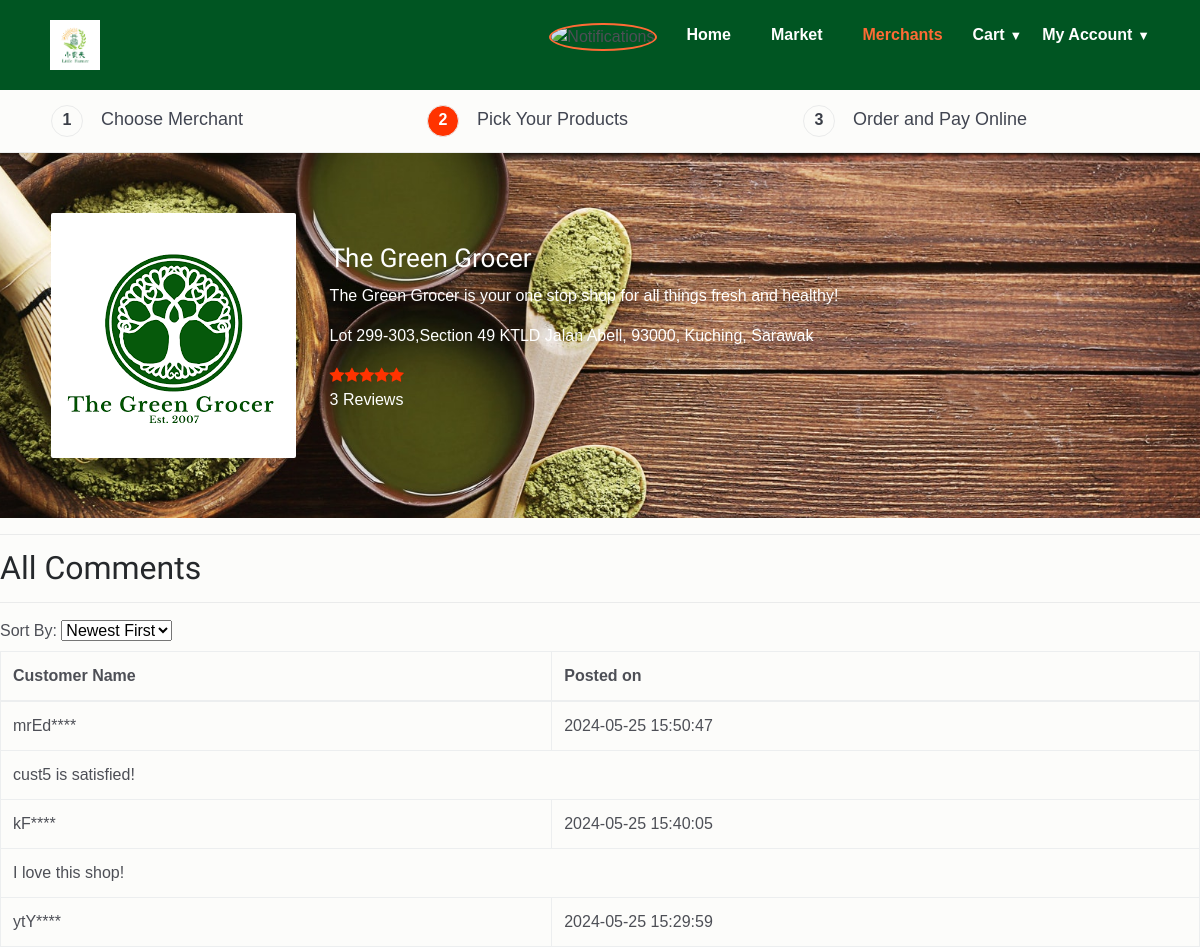
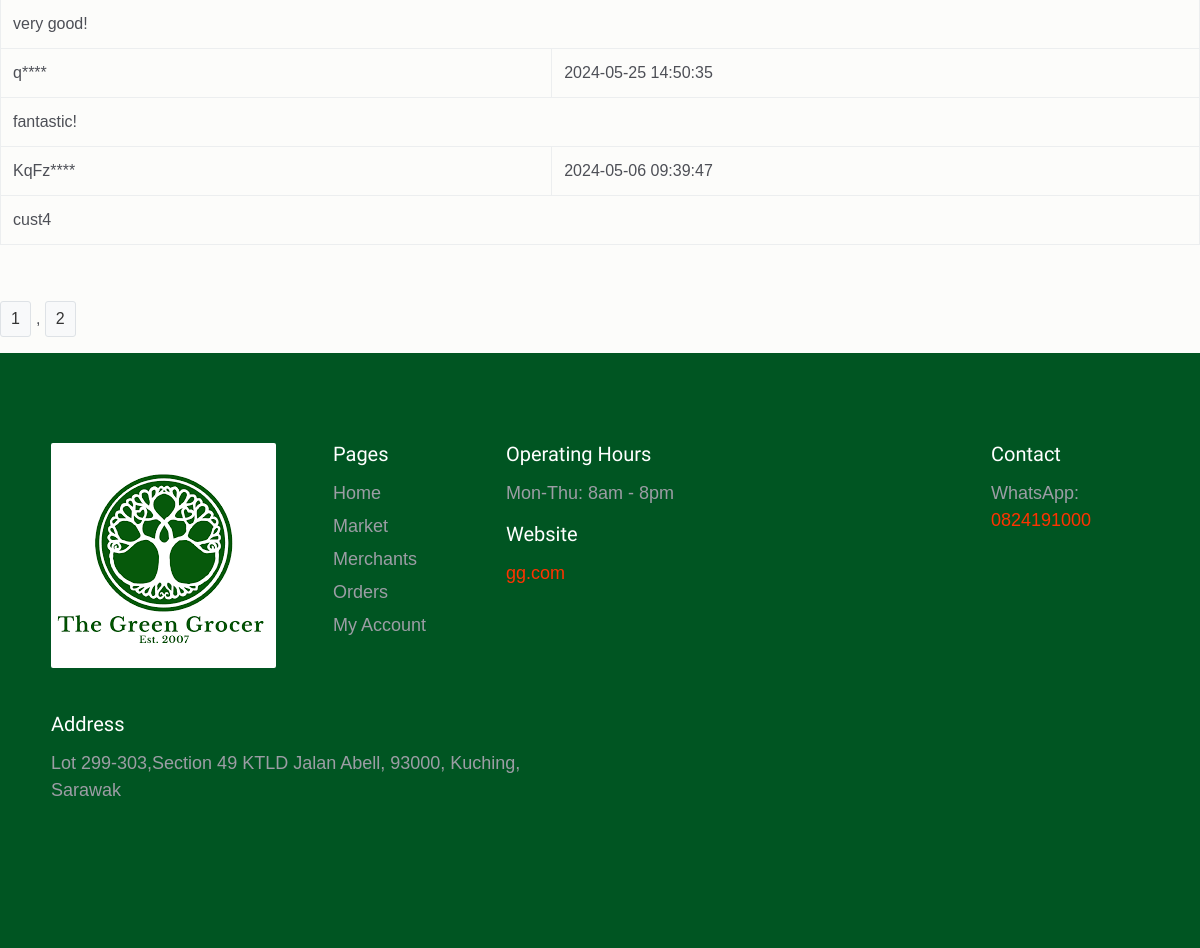
Screenshot of /all_comments.php?merchant=52 (signed in) with the database file from the repository (2 pictures, top to bottom).
### tables this page shows
CREATE TABLE `restaurant` (
  `rs_id` int(222) NOT NULL,
  `c_id` int(222) NOT NULL,
  `title` varchar(222) NOT NULL,
  `email` varchar(222) NOT NULL,
  `phone` varchar(222) NOT NULL,
  `url` varchar(222) NOT NULL,
  `o_hr` varchar(222) NOT NULL,
  `c_hr` varchar(222) NOT NULL,
  `o_days` varchar(222) NOT NULL,
  `address` text NOT NULL,
  `image` text NOT NULL,
  `date` timestamp NOT NULL DEFAULT current_timestamp() ON UPDATE current_timestamp(),
  `description` text NOT NULL
);

CREATE TABLE `user_comments` (
  `id` int(11) NOT NULL,
  `user_id` int(11) DEFAULT NULL,
  `res_id` int(11) DEFAULT NULL,
  `comment` text DEFAULT NULL,
  `created_at` timestamp NOT NULL DEFAULT current_timestamp()
);

### all_comments.php (the view, shortened to what this page needs)
<!DOCTYPE html>
<html lang="en">
<head>
    <link href="css/bootstrap.min.css" rel="stylesheet">
    <link href="css/font-awesome.min.css" rel="stylesheet">
    <link href="css/animsition.min.css" rel="stylesheet">
    <link href="css/animate.css" rel="stylesheet">
    <link href="css/style.css" rel="stylesheet">
</head>
<body class="home">
<?php
include("config/connect.php");
?>
    <?php
    include("includes/header.php");
    ?>
    <div class="page-wrapper" >
        <div class="top-links">
            <div class="container">
                <ul class="row links">
                    <li class="col-xs-12 col-sm-4 link-item"><span>1</span><a href="merchants.php">Choose Merchant</a></li>
                    <li class="col-xs-12 col-sm-4 link-item active"><span>2</span><a href="products.php?merchant=<?php echo $_GET['merchant']; ?>">Pick Your Products</a></li>
                    <li class="col-xs-12 col-sm-4 link-item"><span>3</span><a href="#">Order and Pay Online</a></li>
                </ul>
            </div>
        </div>
        <?php
            $ress = mysqli_query($db,"select * from restaurant where rs_id='$_GET[merchant]'");
            $rows = mysqli_fetch_array($ress);
        ?>
        <section class="inner-page-hero bg-image" data-image-src="images/img/dish.jpeg">
            <div class="profile">
                <div class="container">
                    <div class="row">
                        <div class="col-xs-12 col-sm-12  col-md-4 col-lg-4 profile-img">
                            <div class="image-wrap">
                                <figure><?php echo '<img src="seller/'.$rows['image'].'" alt="Merchant logo">'; ?></figure>
                            </div>
                        </div>
                        <div class="col-xs-12 col-sm-12 col-md-8 col-lg-8 profile-desc">
                            <div class="pull-left right-text white-txt">
                                <h6><a href="#"><?php echo $rows['title']; ?></a></h6>
                                <p><?php echo $rows['description']; ?></p>
                                <p><?php echo $rows['address']; ?></p>
                                <div class="featured-restaurants">
                                    <div class="nav-item ratings">
                                        <span>
                                        <?php
                                        $ratingQuery = "SELECT AVG(rating) AS average_rating, COUNT(rating) AS rating_count FROM user_ratings WHERE res_id = ".$_GET['merchant'];
                                        $ratingResult = mysqli_query($db, $ratingQuery);
                                        $ratingRow = mysqli_fetch_assoc($ratingResult);
                                        for ($i = 1; $i <= number_format($ratingRow['average_rating']); $i++) {
                                            echo '<i class="fa fa-star active"></i>';
                                        }
                                        ?>
                                        <p><?php echo $ratingRow['rating_count'];?> Reviews</p>
                                        </span>
                                        </div>
                                    </div>
                                </div>
                            </div>
                        </div>
                    </div>
                </div>
            </div>
<hr class="mb-1">
        <h2>All Comments</h2>
        <hr class="mb-1">
    <?php
    include("config/connect.php");
    $res_id = $_GET['merchant'];
    $sortOrder = isset($_GET['sort']) ? $_GET['sort'] : 'desc';
    $currentPage = isset($_GET['page']) ? $_GET['page'] : 1;
    $commentsPerPage = isset($_GET['per_page']) ? $_GET['per_page'] : 5;
    $offset = ($currentPage - 1) * $commentsPerPage;
    $totalCountQuery = "SELECT COUNT(*) AS total FROM user_comments WHERE res_id = $res_id";
    $totalCountResult = mysqli_query($db, $totalCountQuery);
    $totalCountRow = mysqli_fetch_assoc($totalCountResult);
    $totalComments = $totalCountRow['total'];
    $totalPages = ceil($totalComments / $commentsPerPage);
    $query = "SELECT * FROM user_comments WHERE res_id = $res_id ORDER BY created_at $sortOrder LIMIT $offset, $commentsPerPage";
    $result = mysqli_query($db, $query);
    $commentsForPage = mysqli_fetch_all($result, MYSQLI_ASSOC);
    ?>
    <div class="sorting-options">
        <form action="" method="GET">
            <label for="sort">Sort By:</label>
            <select id="sort" name="sort" onchange="this.form.submit()">
                <option value="desc" <?php echo ($sortOrder == 'desc' ? 'selected' : ''); ?>>Newest First</option>
            </select>
        </form>
    </div>
    <div class="table-responsive">
        <table class="table table-bordered">
            <thead>
                <tr>
                    <th>Customer Name</th>
                    <th>Posted on</th>
                </tr>
            </thead>
            <tbody>
                <?php
                function generateRandomName() {
                    $characters = 'abcdefghijklmnopqrstuvwxyzABCDEFGHIJKLMNOPQRSTUVWXYZ';
                    $length = rand(5, 8);
                    $name = '';
                    for ($i = 0; $i < $length; $i++) {
                        $name .= $characters[rand(0, strlen($characters) - 1)];
                    }
                    return substr_replace($name, '****', -4);
                }
                $generatedNames = array();
                foreach ($commentsForPage as $row) {
                    if (!isset($generatedNames[$row['user_id']])) {
                        $generatedNames[$row['user_id']] = generateRandomName();
                    }
                    echo '<tr>';
                    echo '<td>' . $generatedNames[$row['user_id']] . '</td>';
                    echo '<td>' . $row['created_at'] . '</td>';
                    echo '</tr>';
                    echo '<tr>';
                    echo '<td colspan="3">' . $row['comment'] . '</td>';
                    echo '</tr>';
                }
                ?>
            </tbody>
        </table>
    </div>
    <div class="pagination">
        <?php
        for ($i = 1; $i <= $totalPages; $i++) {
            if ($i > 1) {
                echo ', ';
            }
            echo '<a href="all_comments.php?merchant=' . $res_id . '&per_page=' . $commentsPerPage . '&page=' . $i . '&sort=' . $sortOrder . '">' . $i . '</a>';
        }
        ?>
    </div>
    <?php
    include("includes/footer_seller.php");
    ?>
</body>
</html>

### includes/footer_seller.php
<?php
include("config/connect.php");
if (isset($_GET['merchant']))
{
    $d_id = $_GET['merchant'];
}
$query = "SELECT * from restaurant where rs_id = ".$d_id;
$result = mysqli_query($db, $query);
$row = mysqli_fetch_assoc($result);
?>
<footer class="footer">
    <div class="container">
        <div class="row top-footer">
            <div class="col-xs-12 col-sm-3 footer-logo-block color-gray">
                <img class="img-rounded" width="225" height="225" src="seller/<?php echo $row['image'];?>" alt="seller logo">
            </div>
            <div class="col-xs-12 col-sm-2 pages color-gray">
                <h5>Pages</h5>
                <ul>
                    <li><a href="index.php">Home</a> </li>
                    <li><a href="market.php">Market</a> </li>
                    <li><a href="merchants.php">Merchants</a> </li>
                    <li><a href="your_orders.php">Orders</a> </li>
                    <li><a href="your_account.php">My Account</a> </li>
                </ul>
            </div>
            <div class="col-xs-12 col-sm-2 how-it-works-links color-gray">
                <div class="row">
                    <?php
                    if ($row['o_days'] != "")
                    {
                    echo '<h5>Operating Hours</h5>';
                    $openings = $row['o_days'];
                    if (($row['o_hr'] != "") && ($row['c_hr'] != ""))
                    {
                        $openings=$openings.": ".$row['o_hr']." - ".$row['c_hr'];
                    }
                    echo '<p>'.$openings.'</p>';
                    }
                    ?>
                </div>
                <div class="row">
                    <?php
                    if ($row['url'] != "")
                    {
                    echo '<h5>Website</h5>';
                    echo '<a href="http://'.$row['url'].'">'.$row['url'].'</a>';
                    }
                    ?>
                </div>
            </div>
            <div class="col-xs-12 col-sm-3 popular-locations color-gray">
            </div>
            <div class="col-xs-12 col-sm-2 WhatsApp color-gray">
                <?php
                if ($row['phone'] != "")
                {
                echo '<h5>Contact</h5>';
                echo '<p>WhatsApp:<a href="http://api.whatsapp.com/send?phone=6'.$row['phone'].'"><br/>'.$row['phone'].'</a></p>';
                }
                ?>
            </div>
        </div>
        <div class="bottom-footer">
            <div class="row">
                <div class="col-xs-12 col-sm-6 address color-gray">
                    <?php
                    if ($row['address'] != "")
                    {
                    echo '<h5>Address</h5>';
                    echo '<p>'.$row['address'].'</p></div>';
                    }
                    ?>
            </div>
        </div>
    </div>
</footer>

### css/style.css (style rules this page uses)
body { background: rgba(252, 251, 249, 0.68); font-size: 1rem; color: #4d4f56; font-weight: 400; overflow-x: hidden; }
.h1, .h2, .h3, .h4, .h5, .h6, h1, h2, h3, h4, h5, h6 { font-family: "Source Sans Pro", sans-serif; color: #25282b; }
a { color: #f30; }
ul { list-style-type: none; padding: 0; }
hr { margin-top: 1rem; margin-bottom: 1rem; border: 0; border-top: 1px solid #eaebeb; }
.container { max-width: 1270px; width: 94%; }
.page-wrapper { padding-top: 0px; }
.form-control-lg, .dropdown-menu, .btn, .btn-group-lg > .btn, .btn-lg, .img-rounded { border-radius: 2px; }
.table-responsive { margin-bottom: 20px; }
.pagination { margin-top: 20px; }
.pagination a { display: inline-block; padding: 5px 10px; margin-right: 5px; background-color: #f8f9fa; border: 1px solid #dee2e6; border-radius: 3px; color: #333; }
.top-links { padding: 15px 0; border-bottom: 1px solid #eaebeb; }
.top-links ul { margin-bottom: 0; }
.link-item a { font-size: 18px; color: #414551; }
.link-item.active span { background-color: #f30; color: #fff; }
.links { display: block; }
.links span { border: 1px solid #eaebeb; border-radius: 100px; width: 32px; height: 32px; color: #3a3e47; font-weight: 600; display: inline-block; margin-right: 18px; text-align: center; line-height: 28px; -webkit-transition: all .3s; transition: all .3s; }
.featured-restaurants { padding: 0; position: relative; }
.featured-restaurants .cost, .featured-restaurants .mins, .featured-restaurants .ratings { font-size: 1rem; display: inline-block; }
.featured-restaurants .ratings span i { color: #f30; }
footer { background-color: #005522; padding: 90px 0; z-index: 1; position: relative; }
footer h5 { color: #fff; font-family: "Source Sans Pro", sans-serif; margin-bottom: 15px; }
.footer-logo-block img { display: block; margin-bottom: 15px; }
footer p, footer, footer span { font-weight: 300; color: #9c9da5; font-size:18px; }
footer ul li { margin-bottom: 6px; }
footer ul li a { color: #9c9da5; transition: all .3s; font-size:18px; }
.how-it-works-links { margin-bottom: 70px; }
.address p { margin-bottom: 35px; }
footer li a { line-height: 20px; display: inline-block; }
.inner-page-hero { padding-top: 5%; padding-bottom: 5%; }
.image-wrap { border-radius: 2px; padding: 10px; float: left; background: #fff; }
.image-wrap figure { background: #FFF; border-radius: 2px; display: block; overflow: hidden; float: left; margin-bottom: 0; }
.image-wrap figure img { max-width: 100%; display: block; }
.profile p { color: #fff; }
.profile-desc h6 a { font-size: 26px; line-height: 31px; color: #fff; }
.profile-img { width: 24.7%; }
.profile .right-text span { margin-bottom: 8px; display: block; }
.profile-desc h6 { display: inline-block; margin-right: 3rem; margin-bottom: 10px; }
.profile-desc .right-text { width: 100%; border-right: 0; color: rgba(255, 255, 255, .5); margin-top: 30px; }

### landing/style.css (style rules this page uses)
* { margin: 0; padding: 0; box-sizing: border-box; }
html, body { height: 100%; font-family: 'Arial', sans-serif; }
footer { background-color: #005522; padding: 90px 0; z-index: 1; position: relative; }
footer h5 { color: #fff; font-family: "Source Sans Pro", sans-serif; margin-bottom: 15px; }
.footer-logo-block img { display: block; margin-bottom: 15px; }
footer p, footer, footer span { font-weight: 300; color: #9c9da5; font-size: 18px; }
footer ul li { margin-bottom: 6px; }
footer ul li a { text-decoration: none; color: #9c9da5; transition: all .3s; font-size: 18px; }
.how-it-works-links { margin-bottom: 7em; }
.address p { margin-bottom: 3em; }
footer li a { line-height: 20px; display: inline-block; }

### rows the page displays
restaurant: image (picture), title "The Green Grocer", description "The Green Grocer is your one stop shop for all things fresh and healthy!", address "Lot 299-303,Section 49 KTLD Jalan Abell, 93000, Kuching, Sarawak", openings "Mon-Thu: 8am - 8pm", url "gg.com", phone "0824191000"
user_comments: user "mrEd****", created_at "2024-05-25 15:50:47", comment "cust5 is satisfied!"
user_comments: user "kF****", created_at "2024-05-25 15:40:05", comment "I love this shop!"
user_comments: user "ytY****", created_at "2024-05-25 15:29:59", comment "very good!"
user_comments: user "q****", created_at "2024-05-25 14:50:35", comment "fantastic!"
user_comments: user "KqFz****", created_at "2024-05-06 09:39:47", comment "cust4"

### other values shown
$ratingRow['rating_count'] "3"
